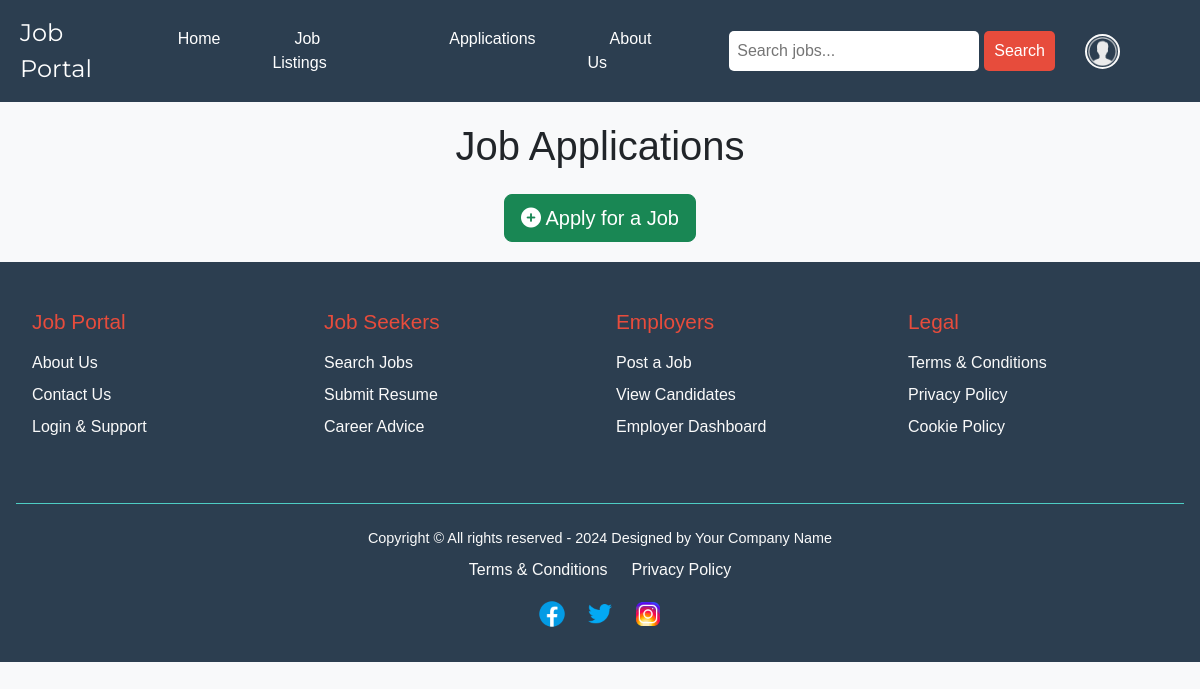
Page /applications.php (signed in) on the earlier database version.
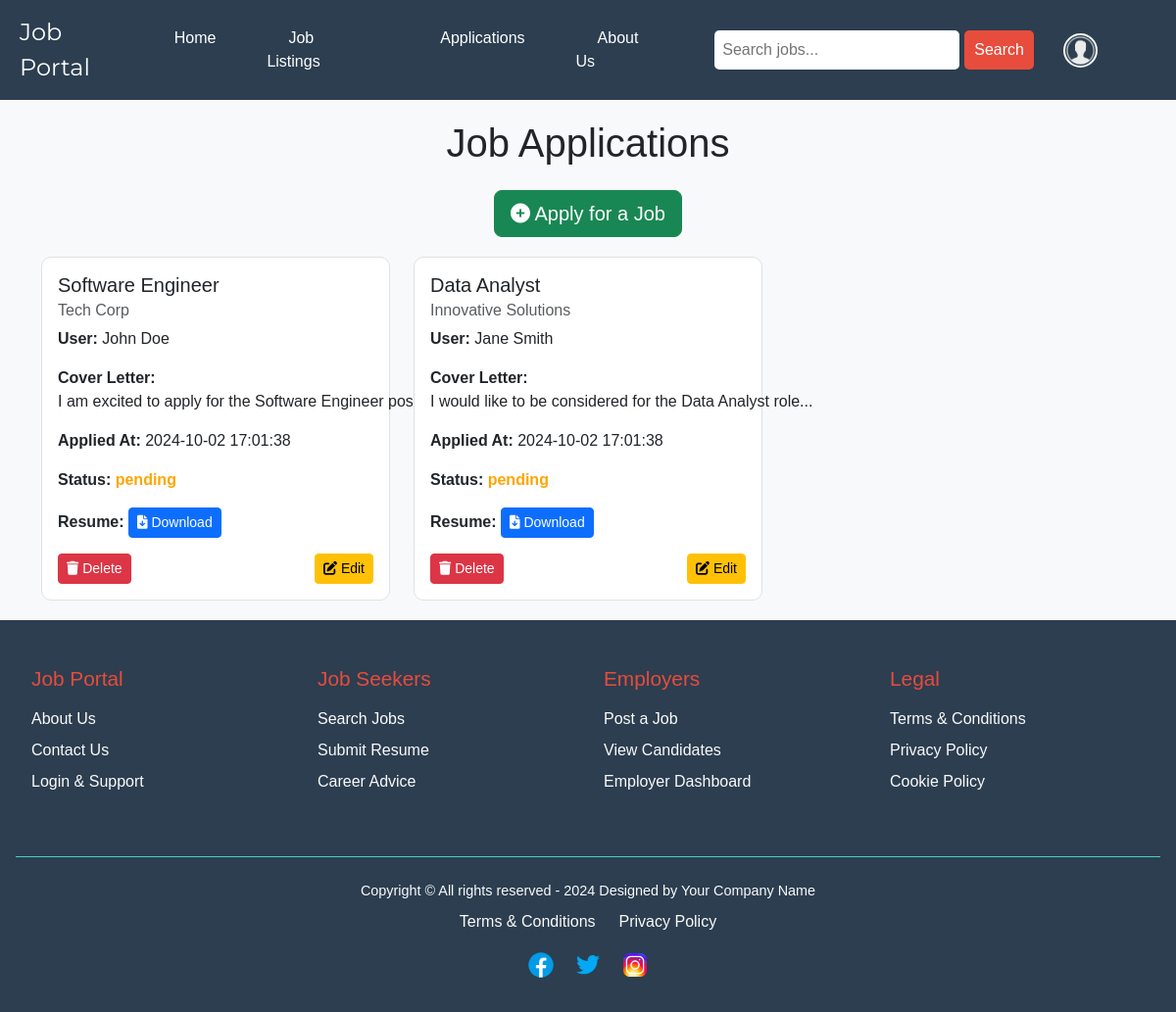
Same page on the later database version.
### tables this page shows
CREATE TABLE `applications` (
  `application_id` INT(11) NOT NULL AUTO_INCREMENT COMMENT 'Unique ID for each application',
  `user_id` INT(11) NOT NULL COMMENT 'ID of the user applying for the job, references users table',
  `job_id` INT(11) NOT NULL COMMENT 'ID of the job being applied to, references jobs table',
  `cover_letter` TEXT DEFAULT NULL COMMENT 'Optional cover letter submitted with the application',
  `applied_at` TIMESTAMP NOT NULL DEFAULT CURRENT_TIMESTAMP COMMENT 'Timestamp when the application was submitted',
  `status` ENUM('pending', 'reviewed', 'accepted', 'rejected') DEFAULT 'pending' COMMENT 'Status of the job application',
  PRIMARY KEY (`application_id`),
  CONSTRAINT `fk_user_id` FOREIGN KEY (`user_id`) REFERENCES `users`(`id`) ON DELETE CASCADE ON UPDATE CASCADE,
  CONSTRAINT `fk_job_id` FOREIGN KEY (`job_id`) REFERENCES `jobs`(`job_id`) ON DELETE CASCADE ON UPDATE CASCADE,
  INDEX `idx_user_id` (`user_id`),
  INDEX `idx_job_id` (`job_id`)
);

CREATE TABLE `jobs` (
  `job_id` int(11) NOT NULL AUTO_INCREMENT,
  `company_id` int(11) NOT NULL,
  `job_title` varchar(255) NOT NULL,
  `description` text NOT NULL,
  `location` varchar(255) NOT NULL,
  `salary` decimal(10,2) DEFAULT NULL,
  `posted_at` timestamp NOT NULL DEFAULT current_timestamp(),
  PRIMARY KEY (`job_id`),
  FOREIGN KEY (`company_id`) REFERENCES `companies`(`company_id`) ON DELETE CASCADE
);

CREATE TABLE `companies` (
  `company_id` int(11) NOT NULL AUTO_INCREMENT,
  `company_name` varchar(255) NOT NULL,
  `email` varchar(100) NOT NULL UNIQUE,
  `address` text NOT NULL,
  `contact_number` varchar(20) DEFAULT NULL,
  `created_at` timestamp NOT NULL DEFAULT current_timestamp(),
  `updated_at` timestamp NOT NULL DEFAULT current_timestamp() ON UPDATE current_timestamp(),
  PRIMARY KEY (`company_id`)
);

CREATE TABLE `users` (
  `id` int(11) NOT NULL AUTO_INCREMENT,
  `name` varchar(100) NOT NULL,
  `email` varchar(100) NOT NULL UNIQUE,
  `password` varchar(255) NOT NULL,
  `phone_number` varchar(20) DEFAULT NULL,
  `type` tinyint(1) NOT NULL DEFAULT 0 COMMENT '0 for client, 1 for admin',
  `created_at` timestamp NOT NULL DEFAULT current_timestamp(),
  `updated_at` timestamp NOT NULL DEFAULT current_timestamp() ON UPDATE current_timestamp(),
  PRIMARY KEY (`id`)
);

### applications.php (the view, shortened to what this page needs)
<?php
include('navBar.php');
$query = "SELECT a.application_id, a.cover_letter, a.applied_at, a.status,
                 u.name AS user_name, j.job_title, c.company_name, a.resume_file
          FROM applications a
          JOIN users u ON a.user_id = u.id
          JOIN jobs j ON a.job_id = j.job_id
          JOIN companies c ON a.company_id = c.company_id";
$result = mysqli_query($con, $query);
?>
<!DOCTYPE html>
<html lang="en">
<head>
    <link rel="stylesheet" href="https://cdnjs.cloudflare.com/ajax/libs/font-awesome/6.0.0-beta3/css/all.min.css">
    <link rel="stylesheet" href="https://cdnjs.cloudflare.com/ajax/libs/bootstrap/5.3.0/css/bootstrap.min.css">
</head>
<body>
<div class="container">
    <h1 class="text-center mb-4">Job Applications</h1>
    <div class="text-center apply-button">
        <a href="apply.php" class="btn btn-success btn-lg">
            <i class="fas fa-plus-circle"></i> Apply for a Job
        </a>
    </div>
    <div class="row">
        <?php while ($row = mysqli_fetch_assoc($result)) : ?>
            <div class="col-md-4">
                <div class="card">
                    <div class="card-body">
                        <h5 class="card-title"><?php echo htmlspecialchars($row['job_title']); ?></h5>
                        <h6 class="card-subtitle mb-2 text-muted"><?php echo htmlspecialchars($row['company_name']); ?></h6>
                        <p class="card-text"><strong>User:</strong> <?php echo htmlspecialchars($row['user_name']); ?></p>
                        <p class="card-text"><strong>Cover Letter:</strong> <span class="cover-letter" title="<?php echo htmlspecialchars($row['cover_letter']); ?>"><?php echo htmlspecialchars($row['cover_letter']); ?></span></p>
                        <p class="card-text"><strong>Applied At:</strong> <?php echo htmlspecialchars($row['applied_at']); ?></p>
                        <p class="card-text">
                            <strong>Status:</strong>
                            <?php
                                $status = htmlspecialchars($row['status']);
                                if (strcasecmp($status, 'accepted') === 0) {
                                    echo "<span class='status-accepted'>$status</span>";
                                } elseif (strcasecmp($status, 'rejected') === 0) {
                                    echo "<span class='status-rejected'>$status</span>";
                                } else {
                                    echo "<span class='status-pending'>$status</span>";
                                }
                            ?>
                        </p>
                        <p class="card-text">
                            <strong>Resume:</strong>
                            <?php if (!empty($row['resume_file'])) : ?>
                                <a href="<?php echo htmlspecialchars($row['resume_file']); ?>" class="btn btn-primary btn-sm" download>
                                    <i class="fas fa-file-download"></i> Download
                                </a>
                            <?php else : ?>
                                No Resume
                            <?php endif; ?>
                        </p>
                        <div class="d-flex justify-content-between">
                            <form action="" method="POST" onsubmit="return confirm('Are you sure you want to delete this application?');">
                                <button type="submit" class="btn btn-danger btn-sm">
                                    <i class="fas fa-trash"></i> Delete
                                </button>
                            </form>
                            <?php if (strcasecmp($row['status'], 'accepted') !== 0) : ?>
                                <a href="edit_application.php?application_id=<?php echo htmlspecialchars($row['application_id']); ?>" class="btn btn-warning btn-sm">
                                    <i class="fas fa-edit"></i> Edit
                                </a>
                            <?php endif; ?>
                        </div>
                    </div>
                </div>
            </div>
        <?php endwhile; ?>
    </div>
</div>
<?php
include('footer.php');
?>
</body>
</html>

Differences in the rows shown:
now on this page (row edited): applications: job.job_title "Software Engineer", company.company_name "Tech Corp", user.name "John Doe", cover_letter "I am excited to apply for the Software Engineer position...", applied_at "2024-10-02 17:01:38", status "pending"
now on this page (row edited): applications: job.job_title "Data Analyst", company.company_name "Innovative Solutions", user.name "Jane Smith", cover_letter "I would like to be considered for the Data Analyst role...", applied_at "2024-10-02 17:01:38", status "pending"
